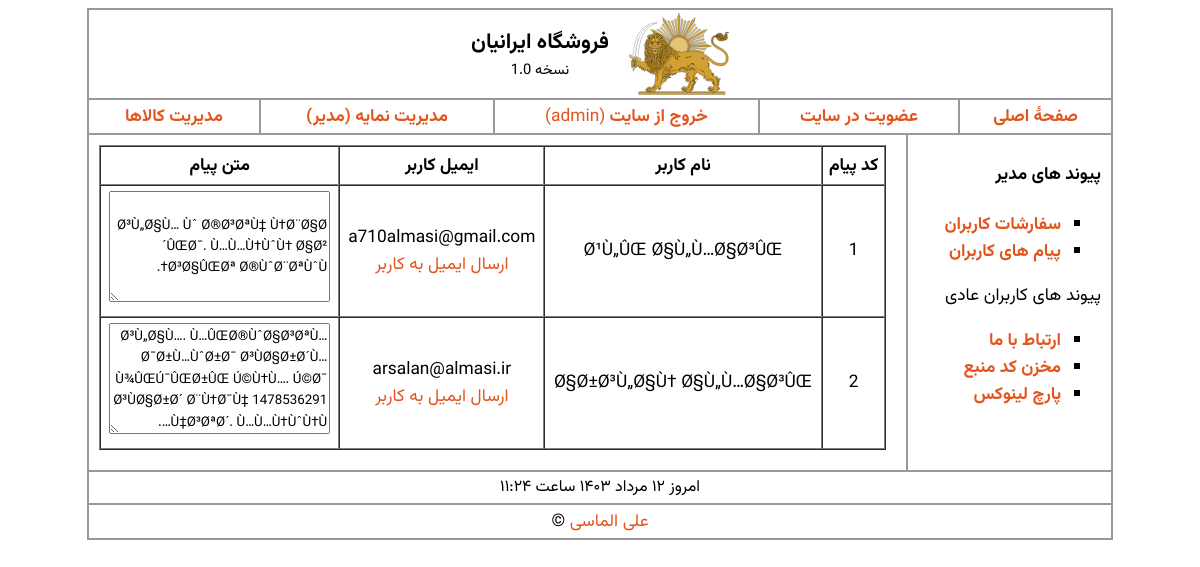
Page /admin_messages.php (signed in) on the committed database.
### tables this page shows
CREATE TABLE IF NOT EXISTS `messages` (
  `id` int(10) NOT NULL AUTO_INCREMENT COMMENT 'کد پیام',
  `realname` varchar(70) NOT NULL COMMENT 'نام کامل',
  `email` varchar(50) NOT NULL COMMENT 'پست الکترونیک',
  `content` text NOT NULL COMMENT 'متن پیام',
  PRIMARY KEY (`id`)
);

### admin_messages.php (the view, shortened to what this page needs)
<?php
include("includes/header.php");
?>
<?php
include("includes/db_link.php");
$query = "SELECT * FROM messages";
$request = mysqli_query($link, $query);
?>
<table border="1px" cellpadding='5px' cellspacing=0 style="text-align:center;width:100%">
    <thead style="font-weight: 700">
        <tr>
            <td>کد پیام</td>
            <td>نام کاربر</td>
            <td>ایمیل کاربر</td>
            <td>متن پیام</td>
        </tr>
    </thead>
    <tbody>
        <?php
        while ($row = mysqli_fetch_array($request)) {
        ?>
            <tr>
                <td><?= $row["id"] ?></td>
                <td><?= $row["realname"] ?></td>
                <td><?= $row["email"] ?><br><a href="mailto:<?= $row["email"] ?>">ارسال ایمیل به کاربر</a></td>
                <td><textarea style="cursor:default;align-content:center" cols="25" rows="5" wrap="virtual" readonly><?= $row["content"] ?></textarea></td>
            </tr>
        <?php
        }
        ?>
</table>
<?php
include("./includes/footer.php");
?>

### style/global.css (style rules this page uses)
body, input, textarea { font-family: "Vazirmatn", Tahoma, Verdana, sans-serif; }
a:link, a:visited { text-decoration: none; color: #e2541c; transition: color 0.1s, text-shadow 0.1s; }

### rows in the picture
messages: id "1", realname "Ø¹Ù„ÛŒ Ø§Ù„Ù…Ø§Ø³ÛŒ", email "a710almasi@gmail.com", content "Ø³Ù„Ø§Ù… Ùˆ Ø®Ø³ØªÙ‡ Ù†Ø¨Ø§Ø´ÛŒØ¯. Ù…Ù…Ù†ÙˆÙ† Ø§Ø² Ø³Ø§ÛŒØª Ø®ÙˆØ¨ØªÙˆÙ†."
messages: id "2", realname "Ø§Ø±Ø³Ù„Ø§Ù† Ø§Ù„Ù…Ø§Ø³ÛŒ", email "arsalan@almasi.ir", content "Ø³Ù„Ø§Ù…. Ù…ÛŒØ®ÙˆØ§Ø³ØªÙ… Ø¯Ø±Ù…ÙˆØ±Ø¯ Ø³ÙØ§Ø±Ø´Ù… Ù¾ÛŒÚ¯ÛŒØ±ÛŒ Ú©Ù†Ù…. Ú©Ø¯ Ø³ÙØ§Ø±Ø´ Ø¨Ù†Ø¯Ù‡ 1478536291 Ù‡Ø³ØªØ´. Ù…Ù…Ù†ÙˆÙ†Ù…."

### other values in the picture
$_SESSION["realname"] "admin"
